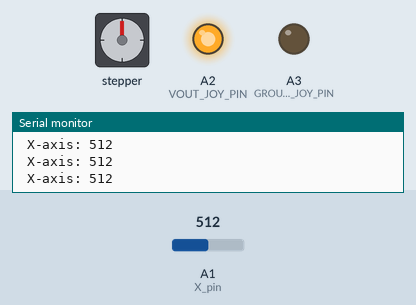
The sketch below on a simulated Arduino Uno, built with avr-gcc and run on an emulated ATmega328P. Parts: stepper motor, output pins drawn as LEDs (lit = HIGH), the last lines printed to the serial monitor. The test bench sets the inputs (shaded band); at power-on: A1 (X_pin) = 512. Stepper angles assume 2048 steps per turn.

Above: at 1.2 s.
1.3 s: A1 (X_pin) set to 523
4.3 s: A1 (X_pin) set to 540
At 4.77 s:
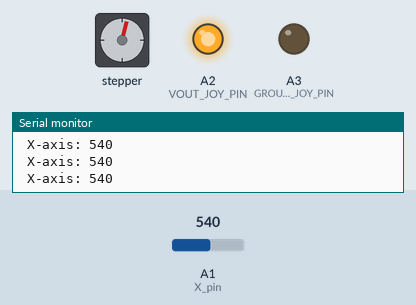
At 5.4 s:
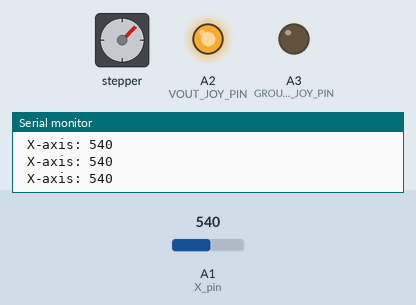
Timing chart, 0 to 19.3 s (numbered marks = the images above; inputs shaded):
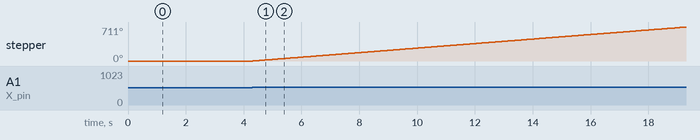

The sketch:

Stepper_Motor_Joystick.ino
```cpp
/*
  Purpose of this program is to know how to use and understand the funcion of stepper motors with a joystick.
  Stepper motor connects ULN2003a driver module then connected to ardunio.
  Stepper motor connects to digital pins 2, 3, 4, 5 of the ardunio.
  The direction of stepper motor is being changed using the X axis of the joystick.
  Joystick connects to analog pin A1 of the ardunio.
  Joystick ground connects to analog pin A2, 5V pin connects to analog pin A3.
*/

#include <Stepper.h>

#define GROUND_JOY_PIN A3  //joystick ground pin will connect to Arduino analog pin A3
#define VOUT_JOY_PIN A2  //joystick +5 V pin will connect to Arduino analog pin A2
#define X_pin A1  //X axis reading from joystick will go into analog pin A1

const int stepsPerRevolution = 2048;  //steps per revolution
const int rolePerMinute = 8;
Stepper myStepper(stepsPerRevolution, 2, 4, 3, 5);

void setup() {
  // put your setup code here, to run once:

  Serial.begin(9600); //opens serial port, sets data rate to 9600 bps

  myStepper.setSpeed(rolePerMinute);

  pinMode(VOUT_JOY_PIN, OUTPUT) ; //pin A3 as output
  pinMode(GROUND_JOY_PIN, OUTPUT) ; //pin A2 as output
  digitalWrite(VOUT_JOY_PIN, HIGH) ; //set pin A2 to high (+5V)
  digitalWrite(GROUND_JOY_PIN, LOW) ; //set pin A3 to low (ground)
}

void loop() {
  // put your main code here, to run repeatedly:

  Serial.print(" X-axis: "); //print text " X-axis: "
  Serial.println(analogRead(X_pin)); //read joystick input on pin A1
  int a = analogRead(X_pin);
  if (a > 400 && a < 520)
  {
    for (int i = 2; i < 6; i++)
    {
      digitalWrite(i, LOW);
    }
  }
  else if (a < 400)
  {
    myStepper.setSpeed(rolePerMinute); //set speed according to value of role per minute
    myStepper.step(-30);
  }
  else if (a > 530)
  {
    myStepper.setSpeed(rolePerMinute); //set speed according to value of role per minute
    myStepper.step(30);
  }


}
```

Measured:
- the behaviour switches between 530 and 531 on A1 (X_pin) (found by bisection; images 0 and 1)
- after the input at 4.3 s, stepper: keeps turning clockwise at about 47°/s, starting at once
